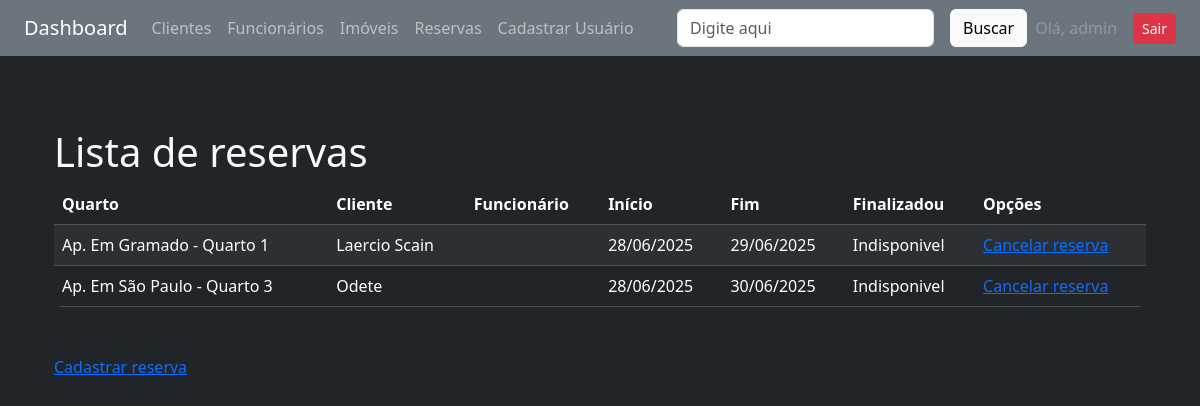
The app's page /imoveis/reservas/cliente/ (signed in) with its own data.
### imoveis/models.py (models this page shows, shortened)
class Reserva(models.Model):
    quarto = models.ForeignKey(Quarto, on_delete=models.RESTRICT)
    cliente = models.ForeignKey(Cliente, on_delete=models.RESTRICT)
    data_inicio = models.DateField()
    data_fim = models.DateField()
    ativo = models.BooleanField(default=True)
    class Meta:
        unique_together = ('quarto', 'data_inicio', 'data_fim')

class Quarto(models.Model):
    imovel = models.ForeignKey(
        Imovel, related_name='quartos', on_delete=models.RESTRICT)
    nome = models.CharField(max_length=50)
    disponibilidade = models.BooleanField(default=True)
    ativo = models.BooleanField(default=True)
    def __str__(self):
        return self.nome

### clientes/models.py (models this page shows, shortened)
class Cliente(models.Model):
    nome = models.CharField(max_length=100)
    email = models.EmailField(unique=True)
    telefone = models.CharField(max_length=20)
    cpf = models.CharField(max_length=14, unique=True)
    data_nascimento = models.DateField(null=True, blank=True)
    ativo = models.BooleanField(default=True)
    def __str__(self):
        return self.nome

### imoveis/views.py (the view)
# urls.py: path('reservas/<campo>/', reservas, name='lista_reservas'),
@login_required
def reservas(request, campo):
    query = request.GET.get('busca', '')
    if campo == 'cliente' and query:
        reservas = Reserva.objects.filter(
            ativo=True, cliente__nome__icontains=query)
    else:
        reservas = Reserva.objects.filter(ativo=True)
    if campo:
        campo_ordenacao = ORDENACAO_RESERVAS_LOOKUP.get(campo)
        reservas = reservas.order_by(campo_ordenacao)
    dados = {'reservas': reservas, 'ativos': True}
    return render(request, 'reservas/lista.html', dados)

### imoveis/templates/reservas/lista.html
{% extends 'base.html' %}
{% block content %}
<div class="container-sm mt-5">
    <h1 class="h1">Lista de reservas</h1>
</div>
<div class="container-sm mt-2">
    <div class="bg-dark rounded-3 overflow-hidden">
        <table cellpadding="5" cellspacing="1" class="table table-dark table-striped mb-0">
            <thead>
                <tr>
                    <th>Quarto</th>
                    <th>Cliente</th>
                    <th>Funcionário</th>
                    <th>Início</th>
                    <th>Fim</th>
                    <th>Finalizadou</th>
                    <th>Opções</th>
                </tr>
            </thead>
            <tbody>
                {% for reserva in reservas %}
                <tr>
                    <td>{{ reserva.quarto }}</td>
                    <td>{{ reserva.cliente }}</td>
                    <td>{{ reserva.funcionario }}</td>
                    <td>{{ reserva.data_inicio|date:"d/m/Y" }}</td>
                    <td>{{ reserva.data_fim|date:"d/m/Y" }}</td>
                    {% if imovel.disponivel %}
                    <td>Disponivel</td>
                    {% else %}
                    <td>Indisponivel</td>
                    {% endif %}
                    <td><a href="#">Cancelar reserva</a></td>
                </tr>
                {% empty %}
                <tr>
                    <td colspan="7">Nenhuma reserva cadastrada.</td>
                </tr>
                {% endfor %}
            </tbody>
        </table>
    </div>
</div>
<div class="container-sm mt-5">
    <a href="{% url 'imoveis:cadastrar_reserva' %}">Cadastrar reserva</a>
</div>
{% endblock %}

### core/templates/base.html (shortened to what this page needs)
<!DOCTYPE html>
<html lang="pt-br">
<head>
    <link href="https://cdn.jsdelivr.net/npm/bootstrap@5.3.6/dist/css/bootstrap.min.css" rel="stylesheet">
</head>
<body class="bg-dark text-light">
    <nav class="navbar navbar-expand-lg navbar-dark bg-secondary px-4">
        <a class="navbar-brand" href="{% url 'core:index' %}">Dashboard</a>
        <div class="collapse navbar-collapse">
            <ul class="navbar-nav me-auto">
                <li class="nav-item">
                    <a class="nav-link" href="{% url 'clientes:lista' 'nome' %}">Clientes</a>
                </li>
                <li class="nav-item">
                    <a class="nav-link" href="{% url 'funcionarios:lista' 'nome' %}">Funcionários</a>
                </li>
                <li class="nav-item">
                    <a class="nav-link" href="{% url 'imoveis:lista' 'nome' %}">Imóveis</a>
                </li>
                <li class="nav-item">
                    <a class="nav-link" href="{% url 'imoveis:lista_reservas' 'cliente' %}">Reservas</a>
                </li>
                <li class="nav-item">
                    <a class="nav-link" href="{% url 'auth:cadastrar' %}">Cadastrar Usuário</a>
                </li>
            </ul>
        </div>
        {% include 'partials/_busca.html' %}
        {% if user.is_authenticated %}
        <ul class="navbar-nav ms-auto">
            <li class="nav-item">
                <div class="d-flex align-items-center gap-2">
                    <span class="nav-link disabled mb-0">Olá, {{ user.username }}</span>
                    <a class="btn btn-danger btn-sm" href="{% url 'auth:logout' %}">Sair</a>
                </div>
            </li>
        </ul>
        {% endif %}
    </nav>
    <main class="container py-4">
        {% block content %}{% endblock %}
    </main>
</body>
</html>

### records on screen
Reserva: quarto "Ap. Em Gramado - Quarto 1", cliente "Laercio Scain", data_inicio "28/06/2025", data_fim "29/06/2025"
Reserva: quarto "Ap. Em São Paulo - Quarto 3", cliente "Odete", data_inicio "28/06/2025", data_fim "30/06/2025"

### other values on screen
{{ user.username }} "admin"
